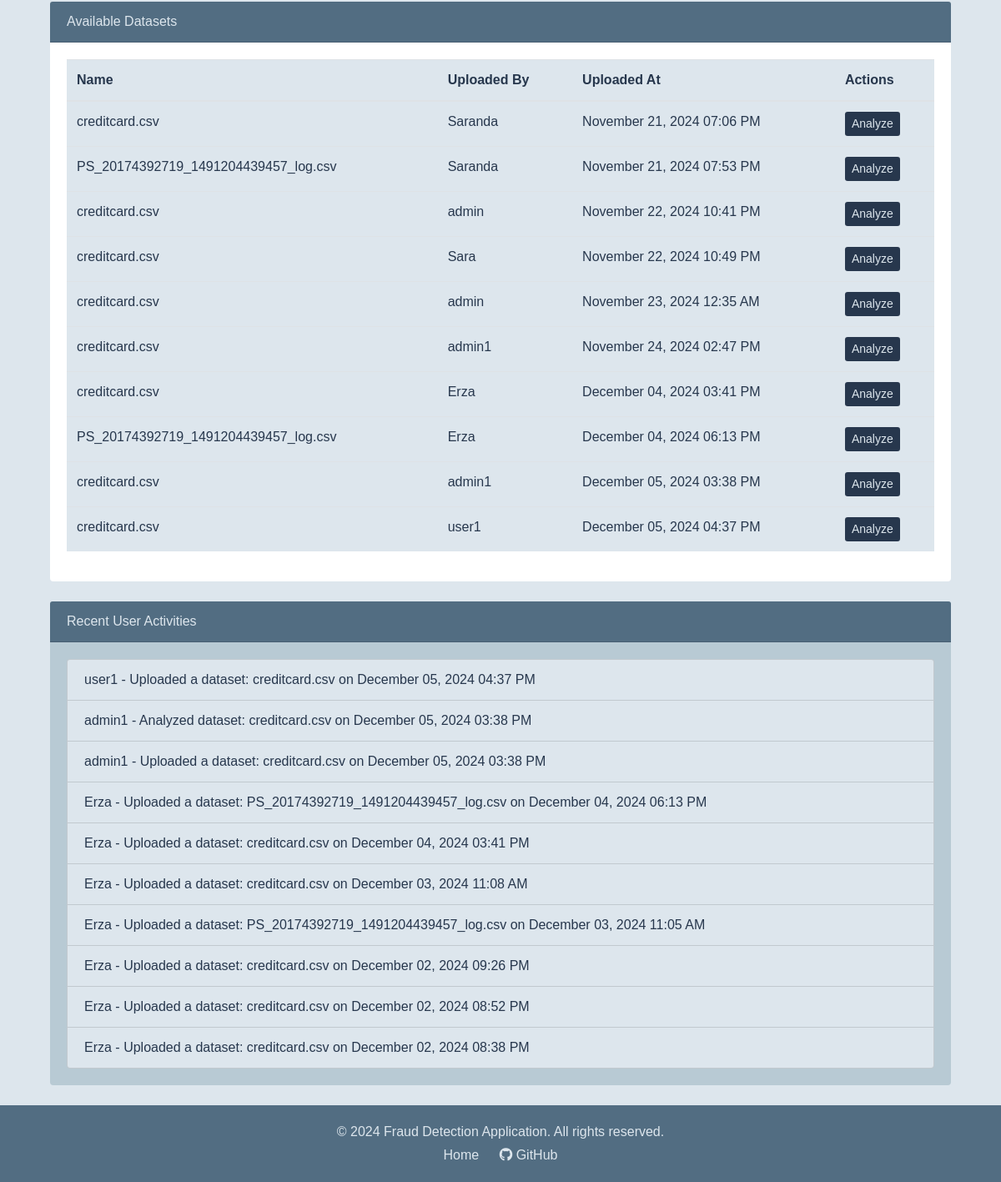
Page /admin_dashboard/ (signed in, lower part) on the earlier database version.
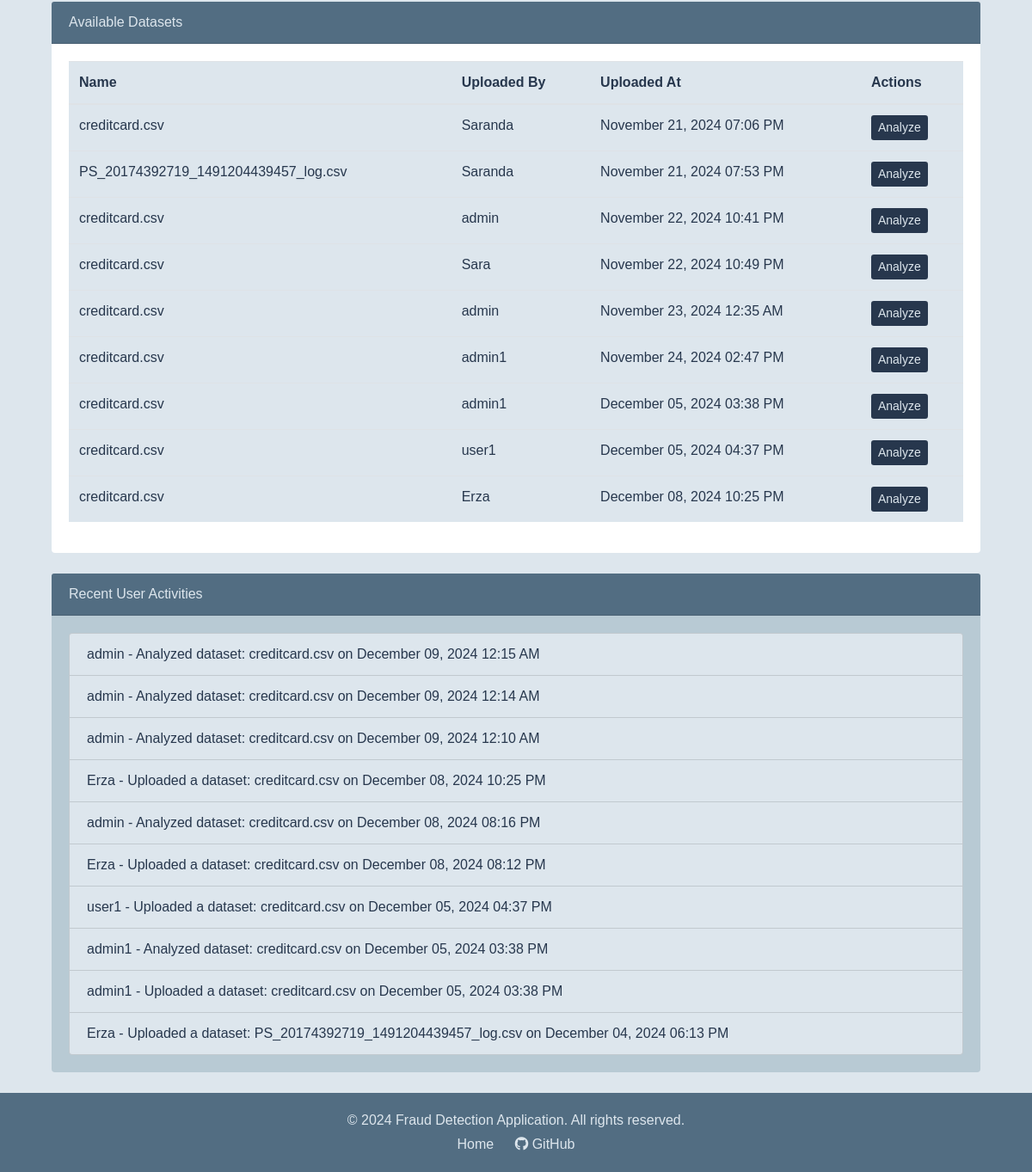
Same page on the later database version.
### detection/models.py (models this page shows, shortened)
class Dataset(models.Model):
    name = models.CharField(max_length=255)
    file = models.FileField(upload_to='datasets/')
    uploaded_at = models.DateTimeField(auto_now_add=True)
    uploaded_by = models.ForeignKey(User, on_delete=models.CASCADE)

class UserActivityLog(models.Model):
    user = models.ForeignKey(User, on_delete=models.CASCADE)
    action = models.CharField(max_length=255)
    timestamp = models.DateTimeField(auto_now_add=True)

### detection/views.py (the view, shortened to what this page needs)
# urls.py: path('admin_dashboard/', views.admin_dashboard_view, name='admin_dashboard'),  # Admin dashboard
@login_required
@user_passes_test(is_admin)
def admin_dashboard_view(request):
    if not request.user.is_staff:  # Ensure only admins can access this view
        messages.error(request, "You do not have permission to access this page.")
        return redirect('user_dashboard')
    datasets = Dataset.objects.all()  # Admins can see all datasets
    user_activity_logs = UserActivityLog.objects.order_by('-timestamp')[:10]  # Last 10 activities
    scatter_url = None
    dataset_analysis = None
    return render(request, 'admin_dashboard.html', {
        'datasets': datasets,
        'scatter_url': scatter_url,
        'dataset_analysis': dataset_analysis,
        'user_activity_logs': user_activity_logs,
    })

### detection/views.py (called while the page is built)
def is_admin(user):
    return user.is_staff

### detection/templates/admin_dashboard.html (shortened to what this page needs)
{% extends 'base.html' %}
{% block content %}
<div class="container mt-4" style="background-color: #DDE6ED; font-family: Arial, sans-serif; color: #27374D;">
    <div class="card mb-4" style="border: none; background-color: b8cad4;">
        <div class="card-header" style="background-color: #526D82; color: #DDE6ED;">
            Available Datasets
        </div>
        <div class="card-body">
            {% if datasets %}
                <table class="table" style="background-color: #DDE6ED; color: #27374D;">
                    <thead>
                        <tr>
                            <th>Name</th>
                            <th>Uploaded By</th>
                            <th>Uploaded At</th>
                            <th>Actions</th>
                        </tr>
                    </thead>
                    <tbody>
                        {% for dataset in datasets %}
                        <tr>
                            <td>{{ dataset.name }}</td>
                            <td>{{ dataset.uploaded_by.username }}</td>
                            <td>{{ dataset.uploaded_at|date:"F d, Y h:i A" }}</td>
                            <td>
                                <form method="post">
                                    <button type="submit" class="btn btn-sm" style="background-color: #27374D; color: #DDE6ED; border: none;">Analyze</button>
                                </form>
                            </td>
                        </tr>
                        {% endfor %}
                    </tbody>
                </table>
            {% else %}
                <p class="text-center" style="color: #526D82;">No datasets available.</p>
            {% endif %}
        </div>
    </div>
    <div class="card mb-4" style="border: none; background-color: #b8cad4;">
        <div class="card-header" style="background-color: #526D82; color: #DDE6ED;">
            Recent User Activities
        </div>
        <div class="card-body">
            {% if user_activity_logs %}
                <ul class="list-group">
                    {% for log in user_activity_logs %}
                        <li class="list-group-item" style="background-color: #DDE6ED; color: #27374D;">
                            {{ log.user.username }} - {{ log.action }} on {{ log.timestamp|date:"F d, Y h:i A" }}
                        </li>
                    {% endfor %}
                </ul>
            {% else %}
                <p class="text-center" style="color: #526D82;">No user activities logged.</p>
            {% endif %}
        </div>
    </div>
</div>
{% endblock %}

Differences in the rows shown:
removed Dataset: name "creditcard.csv", uploaded_by.username "Erza", uploaded_at "December 04, 2024 03:41 PM"
removed Dataset: name "PS_20174392719_1491204439457_log.csv", uploaded_by.username "Erza", uploaded_at "December 04, 2024 06:13 PM"
no longer on this page (row unchanged): UserActivityLog: user.username "Erza", action "Uploaded a dataset: creditcard.csv", timestamp "December 04, 2024 03:41 PM"
no longer on this page (row unchanged): UserActivityLog: user.username "Erza", action "Uploaded a dataset: creditcard.csv", timestamp "December 03, 2024 11:08 AM"
no longer on this page (row unchanged): UserActivityLog: user.username "Erza", action "Uploaded a dataset: PS_20174392719_1491204439457_log.csv", timestamp "December 03, 2024 11:05 AM"
no longer on this page (row unchanged): UserActivityLog: user.username "Erza", action "Uploaded a dataset: creditcard.csv", timestamp "December 02, 2024 09:26 PM"
no longer on this page (row unchanged): UserActivityLog: user.username "Erza", action "Uploaded a dataset: creditcard.csv", timestamp "December 02, 2024 08:52 PM"
no longer on this page (row unchanged): UserActivityLog: user.username "Erza", action "Uploaded a dataset: creditcard.csv", timestamp "December 02, 2024 08:38 PM"
added Dataset: name "creditcard.csv", uploaded_by.username "Erza", uploaded_at "December 08, 2024 10:25 PM"
added UserActivityLog: user.username "admin", action "Analyzed dataset: creditcard.csv", timestamp "December 09, 2024 12:15 AM"
added UserActivityLog: user.username "admin", action "Analyzed dataset: creditcard.csv", timestamp "December 09, 2024 12:14 AM"
added UserActivityLog: user.username "admin", action "Analyzed dataset: creditcard.csv", timestamp "December 09, 2024 12:10 AM"
added UserActivityLog: user.username "Erza", action "Uploaded a dataset: creditcard.csv", timestamp "December 08, 2024 10:25 PM"
added UserActivityLog: user.username "admin", action "Analyzed dataset: creditcard.csv", timestamp "December 08, 2024 08:16 PM"
added UserActivityLog: user.username "Erza", action "Uploaded a dataset: creditcard.csv", timestamp "December 08, 2024 08:12 PM"
